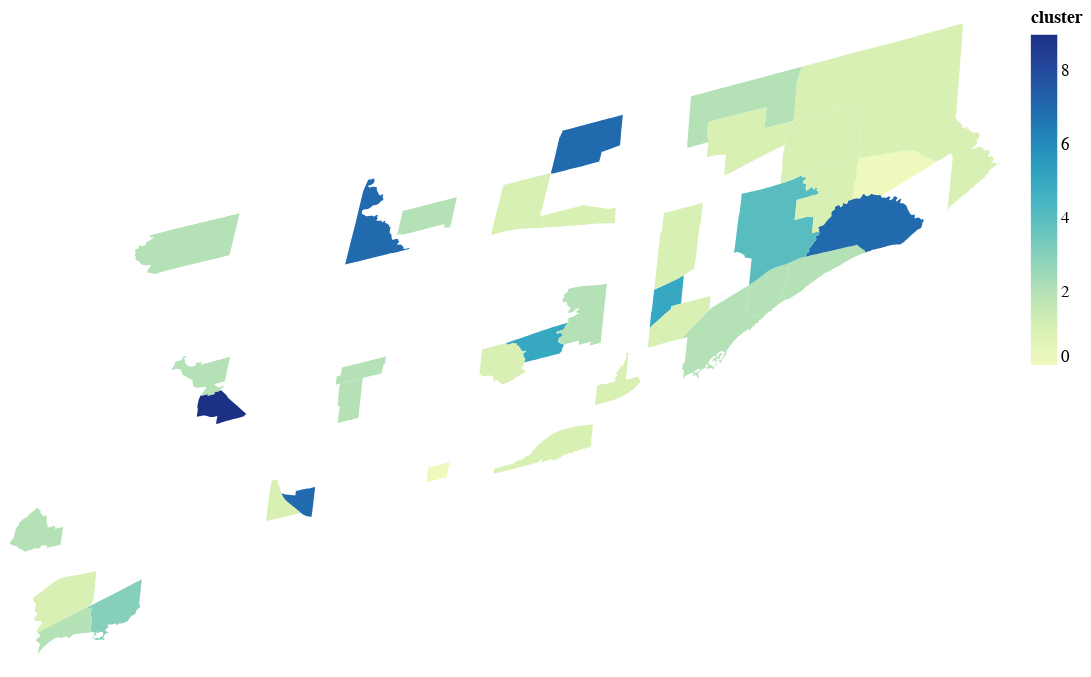

Here is the notebook cell this chart was saved with:
### Code cell
alt.Chart(merged_foursquare).mark_geoshape(
).encode( 
    color='cluster', 
    tooltip=['cluster', '1st Most Common Venue', '2nd Most Common Venue', '3rd Most Common Venue']
).properties( 
    width=600,
    height=400
)
